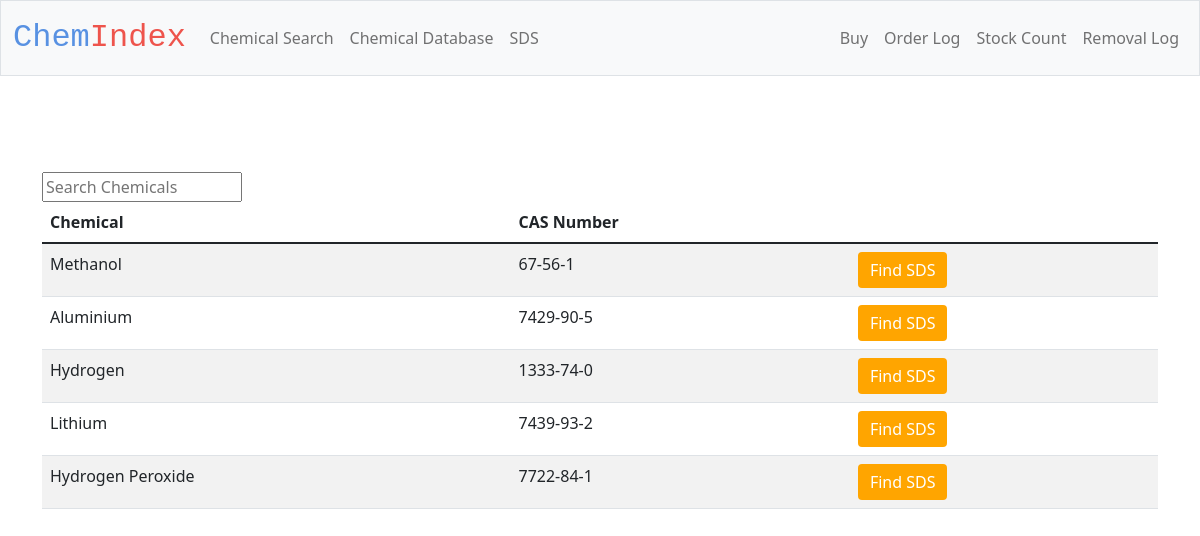
/cas_database, run on an earlier commit of the app's database.
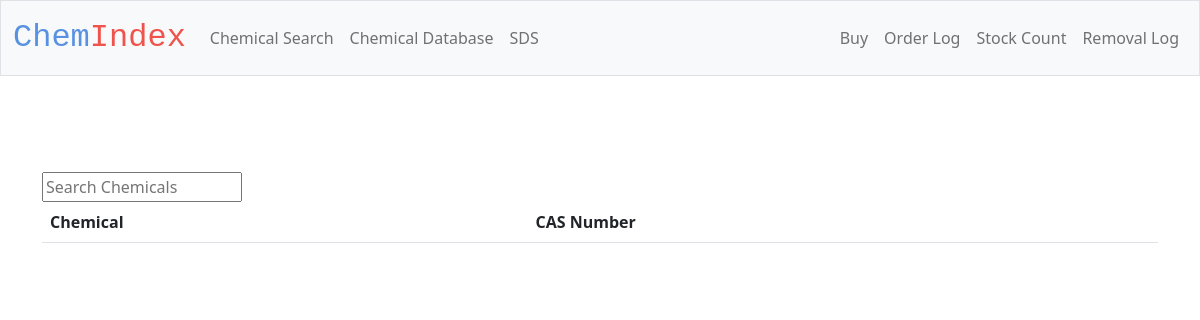
And on a later commit of the database.
### tables this page shows
CREATE TABLE Chemicals (
    name TEXT NOT NULL PRIMARY KEY, 
    cas NOT NULL, time DATETIME);

### app.py (the view)
@app.route('/cas_database')
def cas_database():
    with sqlite3.connect(db_path) as db:
        data = db.execute("SELECT * FROM Chemicals ORDER BY time DESC")
        return render_template("cas_database.html", chemicals = data)

### templates/cas_database.html (shortened to what this page needs)
{% extends "layout.html" %}
{% block main %}
<main class="container py-5">
    <input type="text" class="cd-search table-filter search" placeholder="Search Chemicals"
    data-table = "cas_table" id="search_input" onkeyup="search_table()"/>
    <table class="table table-striped" id = "cas_table"name= "cas_table">
        <thead>
            <tr>
                <th class="text-start">Chemical</th>
                <th class="text-start">CAS Number</th>
            </tr>
        </thead>
       <tbody>
        {% for chem in chemicals %}
                <tr>
                    <form action="/sds" method="post">
                    <td class="text-start"> {{chem[0]}}</td>
                    <td class="text-start">{{chem[1]}}</td>
                    <td class="text-start"> <button class ="button_sds_database btn btn-primary" type="submit">Find SDS</button></td>
                    </form>
                </tr>
        {% endfor %}
        </tbody>
    </table>
        </main>
{% endblock %}

What changed in the data, as far as the page shows it:
removed Chemicals: name "Methanol", cas "67-56-1"
removed Chemicals: name "Aluminium", cas "7429-90-5"
removed Chemicals: name "Hydrogen", cas "1333-74-0"
removed Chemicals: name "Lithium", cas "7439-93-2"
removed Chemicals: name "Hydrogen Peroxide", cas "7722-84-1"
